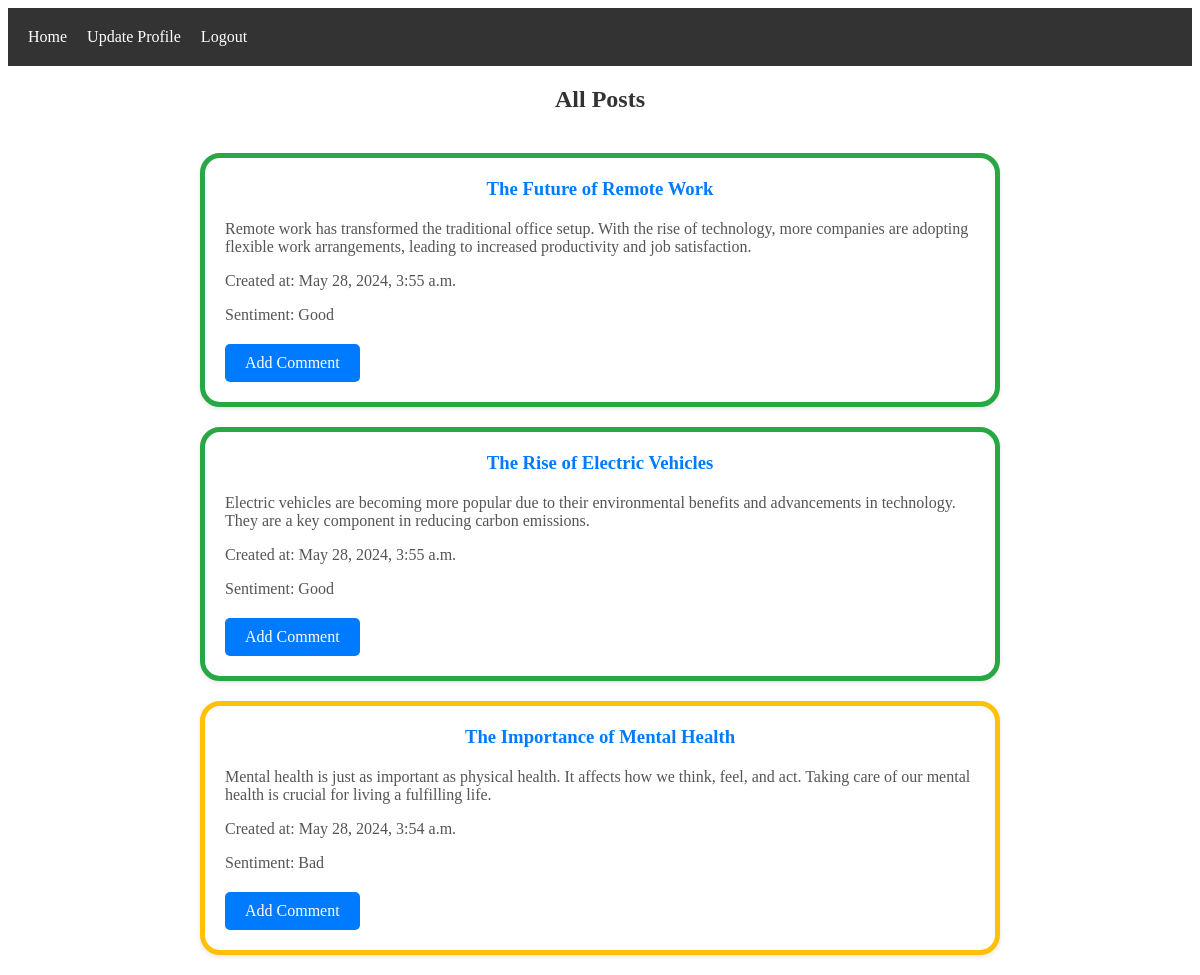
/dashboard/ (signed in), run on the app's committed database.
### myapp/models.py (models this page shows, shortened)
class Post(models.Model):
    title = models.CharField(max_length=255)
    content = models.TextField(blank=True, null=True)
    created_at = models.DateTimeField(auto_now_add=True)
    def average_sentiment_score(self):
        comments = self.comments.all()
        if comments:
            total_score = sum(comment.sentiment_score or 0 for comment in comments)
            return total_score / comments.count()
        return 0
    def sentiment_label(self):
        score = self.average_sentiment_score()
        if score > 0.5:
            return 'good'
        elif score == 0:
            return 'Neutral'
        elif score < -0.5:
            return 'worst'
        return 'bad'

class Comment(models.Model):
    RATING_CHOICES = [(i, str(i)) for i in range(1, 6)]
    post = models.ForeignKey(Post, on_delete=models.CASCADE, related_name='comments')
    user = models.ForeignKey(User, on_delete=models.CASCADE, related_name='comments')
    comment_text = models.TextField()
    ratings = models.IntegerField(choices=RATING_CHOICES)
    sentiment_score = models.FloatField(blank=True, null=True)
    sentiment_label = models.CharField(max_length=50, blank=True, null=True)
    created_at = models.DateTimeField(auto_now_add=True)

### myapp/views.py (the view)
# urls.py: path('dashboard/', views.dashboard, name='dashboard'),
def dashboard(request):
    email = request.session.get('email')
    if not email:
        messages.error(request, 'You need to be logged in to view the dashboard.')
        return redirect('login')
    user = get_object_or_404(User, email=email)
    posts = Post.objects.all().order_by('-created_at')
    return render(request, 'dashboard.html', {'posts': posts, 'user': user})

### myapp/templates/dashboard.html (shortened to what this page needs)
{% extends 'base.html' %}
{% block content %}
<h2>All Posts</h2>
<div class="posts-container">
    {% for post in posts %}
        <div class="post {{ post.sentiment_label }}">
            <h3>{{ post.title }}</h3>
            <p>{{ post.content }}</p>
            <p>Created at: {{ post.created_at }}</p>
            <p>Sentiment: {{ post.sentiment_label|capfirst }}</p>
            <a href="{% url 'add_comment' post.id %}">Add Comment</a>
        </div>
    {% endfor %}
</div>
{% endblock content %}

### data on the page
Post: title "The Future of Remote Work", content "Remote work has transformed the traditional office setup. With the rise of technology, more companies are adopting flexible work arrangements, leading to increased productivity and job satisfaction.", created_at "May 28, 2024, 3:55 a.m.", sentiment_label "Good"
Post: title "The Rise of Electric Vehicles", content "Electric vehicles are becoming more popular due to their environmental benefits and advancements in technology. They are a key component in reducing carbon emissions.", created_at "May 28, 2024, 3:55 a.m.", sentiment_label "Good"
Post: title "The Importance of Mental Health", content "Mental health is just as important as physical health. It affects how we think, feel, and act. Taking care of our mental health is crucial for living a fulfilling life.", created_at "May 28, 2024, 3:54 a.m.", sentiment_label "Bad"
